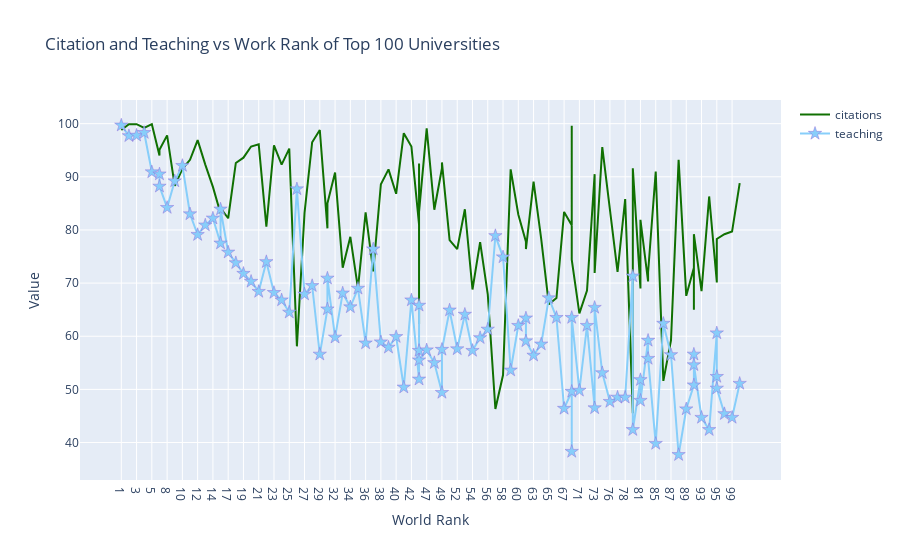

The notebook cell this image was saved under:
### Code cell
import plotly.graph_objs as go

plt.style.use("ggplot")
# creating trace 1
trace1 = go.Scatter(                         # go burada yukarıdaki graph_object komutunun kısaltılması
                    x = df.world_rank,
                    y = df.citations,
                    mode = "lines",   # çizgi şeklinde olsun
                    name = "citations",
                    marker = {"color" : "rgb(16, 112, 2)"}, #marker=dict(color="rgb(16,112,2)")),
                    text = df.university_name)
# creating trace 2
trace2 = go.Scatter(
                    x = df.world_rank,
                    y = df.teaching,
                    mode = "lines + markers",   #çizgi ve noktalama olsun
                    name = "teaching",
                    marker = dict(  color='LightSkyBlue',
                                    size=10,
                                    symbol="star",   # işaret olarak yıldız kullan
                                    line=dict(
                                       color='MediumPurple',
                                       width=0.5),),
                    text = df.university_name)

   
data = [trace1, trace2]

layout = dict(title = "Citation and Teaching vs Work Rank of Top 100 Universities",
                    xaxis = dict(title = "World Rank", ticklen = 5, zeroline = True),
                    yaxis = dict(title = "Value", ticklen = 5, zeroline = True))

fig = dict(data = data, layout = layout)
iplot(fig)

### Figure 1 — Plotly figure (JSON) as saved in the notebook; plotly's stock layout.template omitted (floating-point values rounded to 4 significant figures)
{"data": [{"marker": {"color": "rgb(16, 112, 2)"}, "mode": "lines", "name": "citations", "text": ["Harvard University", "California Institute of Technology", "Massachusetts Institute of Technology", "Stanford University", "Princeton University", "University of Cambridge", "University of Oxford", "University of California, Berkeley", "Imperial College London", "Yale University", "University of California, Los Angeles", "University of Chicago", "Johns Hopkins University", "Cornell University", "ETH Zurich – Swiss Federal Institute of Technology Zurich", "University of Michigan", "University of Toronto", "Columbia University", "University of Pennsylvania", "Carnegie Mellon University", "University of Hong Kong", "University College London", "University of Washington", "Duke University", "Northwestern University", "University of Tokyo", "Georgia Institute of Technology", "Pohang University of Science and Technology", "University of California, Santa Barbara", "University of British Columbia", "University of North Carolina at Chapel Hill", "University of California, San Diego", "University of Illinois at Urbana-Champaign", "National University of Singapore", "McGill University", "University of Melbourne", "Peking University", "Washington University in St Louis", "École Polytechnique", "University of Edinburgh", "Hong Kong University of Science and Technology", "École Normale Supérieure", "Australian National University", "Karolinska Institute", "University of Göttingen", "University of Wisconsin", "Rice University", "École Polytechnique Fédérale de Lausanne", "University of California, Irvine", "University of Science and Technology of China", "Vanderbilt University", "University of Minnesota", "Tufts University", "University of California, Davis", "Brown University", "University of Massachusetts", "Kyoto University", "Tsinghua University", "Boston University", "New York University", "Emory University", "LMU Munich", "University of Notre Dame", "University of Pittsburgh", "Case Western Reserve University", "Ohio State University", "University of Colorado Boulder", "University of Bristol", "University of California, Santa Cruz", "Yeshiva University", "University of Sydney", "University of Virginia", "University of Adelaide", "University of Southern California", "William & Mary", "Trinity College Dublin", "King’s College London", "Stony Brook University", "Korea Advanced Institute of Science and Technology (KAIST)", "University of Sussex", "The University of Queensland", "University of York", "Heidelberg University", "University of Utah", "Durham University", "London School of Economics and Political Science", "University of Manchester", "Royal Holloway, University of London", "Lund University", "University of Southampton", "University of Zurich", "Wake Forest University", "McMaster University", "University College Dublin", "George Washington University", "University of Arizona", "University of Basel", "University of Maryland, College Park", "Dartmouth College", "École Normale Supérieure de Lyon"], "type": "scatter", "x": ["1", "2", "3", "4", "5", "6", "6", "8", "9", "10", "11", "12", "13", "14", "15", "15", "17", "18", "19", "20", "21", "22", "23", "24", "25", "26", "27", "28", "29", "30", "30", "32", "33", "34", "35", "36", "37", "38", "39", "40", "41", "42", "43", "43", "43", "43", "47", "48", "49", "49", "51", "52", "53", "54", "55", "56", "57", "58", "59", "60", "61", "61", "63", "64", "65", "66", "67", "68", "68", "68", "71", "72", "73", "73", "75", "76", "77", "78", "79", "79", "81", "81", "83", "83", "85", "86", "87", "88", "89", "90", "90", "90", "93", "94", "95", "95", "95", "98", "99", "100"], "y": [98.8, 99.9, 99.9, 99.2, 99.9, 94, 95.1, 97.8, 88.3, 91.5, 93.2, 96.9, 92.3, 88.1, 83.1, 84.1, 82.2, 92.6, 93.6, 95.7, 96.1, 80.6, 95.9, 92.3, 95.3, 58.1, 83.2, 96.5, 98.8, 80.3, 85, 90.8, 72.9, 78.7, 69, 83.3, 72.2, 88.6, 91.4, 86.8, 98.2, 95.7, 81, 62.3, 92.5, 83.4, 99.1, 83.8, 91.6, 92.7, 78.1, 76.4, 83.9, 68.8, 77.7, 67.9, 46.3, 52.7, 91.4, 82.9, 77.8, 76.4, 89.1, 78.3, 66, 67.2, 83.4, 80.9, 99.6, 74.4, 64.3, 68.6, 90.5, 71.9, 95.6, 84.4, 72.1, 85.8, 45.5, 91.6, 69, 81.9, 70.3, 72, 91, 51.6, 59.2, 93.2, 67.6, 72.9, 65, 79.2, 68.5, 86.3, 70.2, 70.1, 78.3, 79.2, 79.7, 88.8]}, {"marker": {"color": "LightSkyBlue", "line": {"color": "MediumPurple", "width": 0.5}, "size": 10, "symbol": "star"}, "mode": "lines+markers", "name": "teaching", "text": ["Harvard University", "California Institute of Technology", "Massachusetts Institute of Technology", "Stanford University", "Princeton University", "University of Cambridge", "University of Oxford", "University of California, Berkeley", "Imperial College London", "Yale University", "University of California, Los Angeles", "University of Chicago", "Johns Hopkins University", "Cornell University", "ETH Zurich – Swiss Federal Institute of Technology Zurich", "University of Michigan", "University of Toronto", "Columbia University", "University of Pennsylvania", "Carnegie Mellon University", "University of Hong Kong", "University College London", "University of Washington", "Duke University", "Northwestern University", "University of Tokyo", "Georgia Institute of Technology", "Pohang University of Science and Technology", "University of California, Santa Barbara", "University of British Columbia", "University of North Carolina at Chapel Hill", "University of California, San Diego", "University of Illinois at Urbana-Champaign", "National University of Singapore", "McGill University", "University of Melbourne", "Peking University", "Washington University in St Louis", "École Polytechnique", "University of Edinburgh", "Hong Kong University of Science and Technology", "École Normale Supérieure", "Australian National University", "Karolinska Institute", "University of Göttingen", "University of Wisconsin", "Rice University", "École Polytechnique Fédérale de Lausanne", "University of California, Irvine", "University of Science and Technology of China", "Vanderbilt University", "University of Minnesota", "Tufts University", "University of California, Davis", "Brown University", "University of Massachusetts", "Kyoto University", "Tsinghua University", "Boston University", "New York University", "Emory University", "LMU Munich", "University of Notre Dame", "University of Pittsburgh", "Case Western Reserve University", "Ohio State University", "University of Colorado Boulder", "University of Bristol", "University of California, Santa Cruz", "Yeshiva University", "University of Sydney", "University of Virginia", "University of Adelaide", "University of Southern California", "William & Mary", "Trinity College Dublin", "King’s College London", "Stony Brook University", "Korea Advanced Institute of Science and Technology (KAIST)", "University of Sussex", "The University of Queensland", "University of York", "Heidelberg University", "University of Utah", "Durham University", "London School of Economics and Political Science", "University of Manchester", "Royal Holloway, University of London", "Lund University", "University of Southampton", "University of Zurich", "Wake Forest University", "McMaster University", "University College Dublin", "George Washington University", "University of Arizona", "University of Basel", "University of Maryland, College Park", "Dartmouth College", "École Normale Supérieure de Lyon"], "type": "scatter", "x": ["1", "2", "3", "4", "5", "6", "6", "8", "9", "10", "11", "12", "13", "14", "15", "15", "17", "18", "19", "20", "21", "22", "23", "24", "25", "26", "27", "28", "29", "30", "30", "32", "33", "34", "35", "36", "37", "38", "39", "40", "41", "42", "43", "43", "43", "43", "47", "48", "49", "49", "51", "52", "53", "54", "55", "56", "57", "58", "59", "60", "61", "61", "63", "64", "65", "66", "67", "68", "68", "68", "71", "72", "73", "73", "75", "76", "77", "78", "79", "79", "81", "81", "83", "83", "85", "86", "87", "88", "89", "90", "90", "90", "93", "94", "95", "95", "95", "98", "99", "100"], "y": [99.7, 97.7, 97.8, 98.3, 90.9, 90.5, 88.2, 84.2, 89.2, 92.1, 83, 79.1, 80.9, 82.2, 77.5, 83.9, 75.8, 73.8, 71.8, 70.3, 68.4, 74, 68.2, 66.8, 64.5, 87.7, 67.9, 69.5, 56.6, 65.1, 70.9, 59.8, 68.1, 65.5, 69, 58.7, 76.4, 58.9, 57.9, 59.9, 50.4, 66.8, 51.9, 65.8, 57.3, 55.5, 57.4, 55, 49.4, 57.5, 64.9, 57.6, 64.1, 57.3, 59.7, 61.3, 78.9, 74.9, 53.6, 62, 63.4, 59.1, 56.4, 58.5, 67.2, 63.5, 46.4, 49.6, 38.3, 63.5, 49.8, 62, 46.5, 65.4, 53.1, 47.7, 48.5, 48.5, 71.3, 42.4, 51.8, 47.9, 59.2, 55.8, 39.8, 62.4, 56.5, 37.7, 46.3, 50.8, 56.6, 54.6, 44.7, 42.4, 60.6, 52.4, 50.2, 45.4, 44.7, 51.1]}], "layout": {"title": {"text": "Citation and Teaching vs Work Rank of Top 100 Universities"}, "xaxis": {"ticklen": 5, "title": {"text": "World Rank"}, "zeroline": true}, "yaxis": {"ticklen": 5, "title": {"text": "Value"}, "zeroline": true}}}
